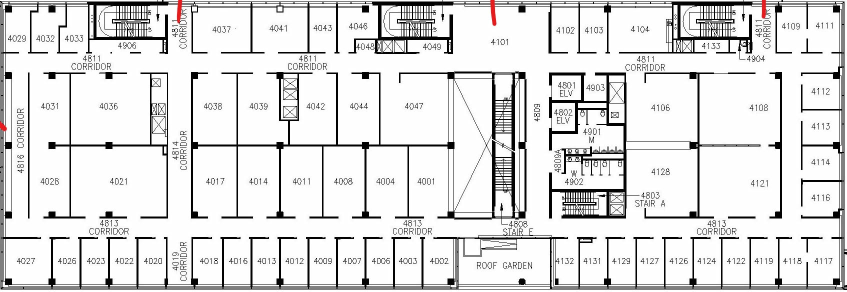
#> input picture data/e5_4f_cutout.jpg, 1693 x 584 px (shown at 1/2 size)
$ python Tests.py   (older library calls are emulated)
#> lines starting #> are read from the running program, lines starting #| are printed output that depends on the picture; after the words box and inside, x2 and y2 are one past the last pixel; in counts of white or black regions, pixels touching at a corner belong together
### PictureProcessing/opencv_wrapper.py
import cv2
import numpy as np

def ImgToNumpy(path):
#> called with path = 'data/e5_4f_cutout.jpg'
        img = cv2.imread(path)
#> img is the input picture: shape (584, 1693, 3); mean B, G, R 222.4, 222.4, 222.7
        return img


def ProcessImage(img):
        '''
        NOTE: Images must be only the map edges - no numbers or words
        '''
        ## Convert to array, detect edges
        blurred = cv2.GaussianBlur(img, (3,3), 0)
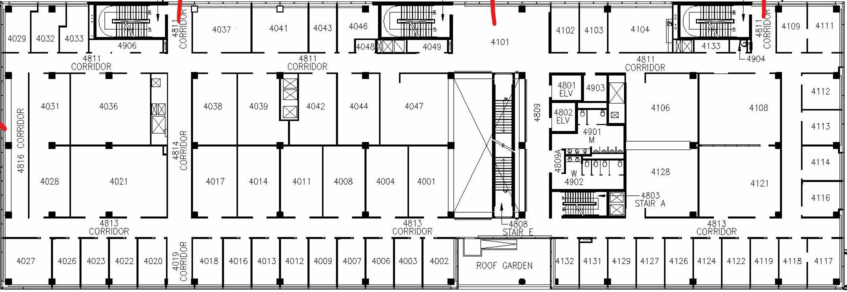
#> blurred: shape (584, 1693, 3) (shown at 1/2 size); mean B, G, R 222.4, 222.4, 222.7
        gray = cv2.cvtColor(blurred, cv2.COLOR_BGR2GRAY)
        edged1 = cv2.Canny(blurred, 50, 200, 255) ## Resultant array has 255 for edges and 0 for no edges
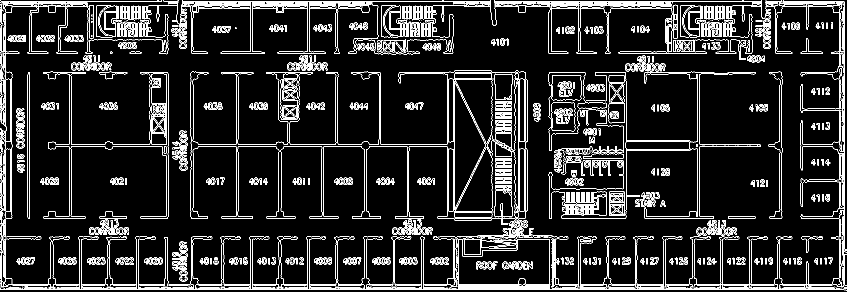
#> edged1: shape (584, 1693) (shown at 1/2 size); 9.9% white in thin lines or dots
        kernel = np.ones((3,3),np.uint8)
        return cv2.dilate(edged1, kernel, iterations=3)
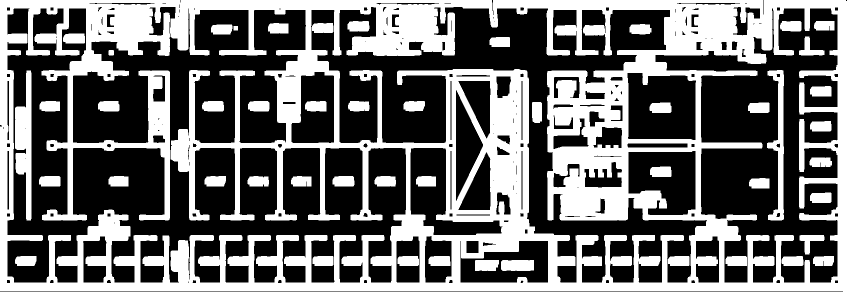
#> returned value: shape (584, 1693) (shown at 1/2 size); 41.9% white; 50 white regions, largest, box (x1, y1, x2, y2) and area: (0, 0, 1693, 584) 366253, (30, 141, 63, 441) 6028, (1534, 140, 1568, 441) 4216

def DrawContours(img, cnt, index):
    cv2.drawContours(img, [cnt], index, (150,0,0), 3)

# [10 lines left out: functions DisplayImage, FindContours, not called in this run]


def GetRelevantContours(edges):
        '''
        Functionality:
        Returns the coordinates of the rectangle contours on the map.
        The order of the returned list:
        outer most contour, inner contour 1, inner contour 2...

        TODO:
        [1] This function currently requires manual handling - we need to set the contours ourselves.
        '''

        # ## pic_nolabel.jpg
        # rec_coords = [
        #         [(20, 20),(20, 663),(1393, 663), (1393, 20)],
        #         [(97, 70), (97, 623), (1323, 623), (1323, 70)]
        # ]

        # ## e5_4f_nolabel.jpg
        rec_coords = [
                [(16, 16), (16, 567), (1676, 567), (1676, 16)],
                [(17, 17), (17, 115), (342, 115), (342, 17)],
                [(378, 17), (378, 115), (912, 115), (912, 17)],
                [(1092, 17), (1092, 115), (1511, 115), (1511, 17)],
                [(1546, 17), (1546, 115), (1676, 115), (1675, 17)],
                [(17, 141), (17, 447), (30, 447), (30, 141)],
                [(51, 141), (51, 447), (342, 447), (342, 141)],
                [(378, 141), (378, 447), (1059, 447), (1059, 141)],
                [(1092, 141), (1092, 447), (1570, 447), (1570, 141)],
                [(1597, 141), (1597, 447), (1675, 447), (1675, 141)],
                [(17, 468), (17, 566), (342, 566), (342, 468)],
                [(378, 468), (378, 566), (1675, 566), (1675, 468)]
        ]


        return rec_coords

def GetHoleCenterpoints(cnt):
        M = cv2.moments(cnt)
        cX = int(M["m10"] / M["m00"])
        cY = int(M["m01"] / M["m00"])
        return cX, cY

# [10 lines left out: functions DrawLines, DrawCircles, not called in this run]

def OverlayImage(img, initial_img, a=0.6, b=2, c=0.):
        return cv2.addWeighted(initial_img, a, img, b, c)


## Testing functions ##
# [41 lines left out: functions FigureOutContours, TestContours, not called in this run]

## for debugging only
# TestContours("../data/simple.jpg")
# FigureOutContours("../data/e5_4f_nolabel.jpg")

### PictureProcessing/pp_module.py
# import matplotlib.pyplot as plt ## for debugging CreateNavMesh
import numpy as np
import triangle as tr
from PictureProcessing import opencv_wrapper as cv_wpr
from PictureProcessing import polygon as nvs_p ## navspex polygon
# import matplot_wrapper as plt_wpr
import math as m

'''
Notes:
[1] https://rufat.be/triangle/API.html
'''

'''
TODO:
[1] the list we get from contours has points very close together, it makes the triangles very small
        and ugly --> increases the number of triangles for no reason. Need to figure out how to optimize
        the contour points to avoid this.
[2] According to: https://www.gamedev.net/articles/programming/artificial-intelligence/generating-2d-navmeshes-r3393/
        we want to have the triangles roughly equal length. triangulate with options 'pq' seems to acheive this.
        Need to test it on different maps.
        Update: 'pD' gives better triangles
'''

def ReadImage(pathToImg):
        img = cv_wpr.ImgToNumpy(pathToImg)
#> call 2 of ImgToNumpy, with path = 'data/e5_4f_nolabel.jpg'
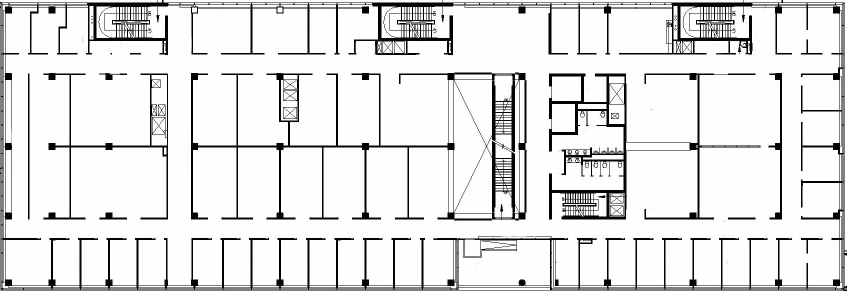
#> input picture data/e5_4f_nolabel.jpg, 1693 x 584 px (shown at 1/2 size)
#> in ImgToNumpy, img is the input picture: shape (584, 1693, 3); min 0, max 255, mean 226.2
        edged = cv_wpr.ProcessImage(img)
#> in ProcessImage (call 2), `blurred = cv2.GaussianBlur(img, (3,3), 0)`:
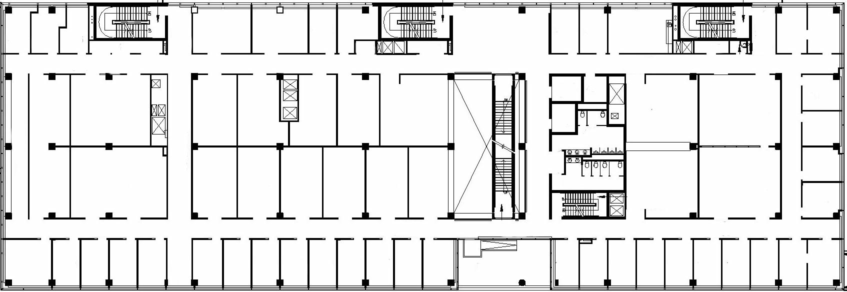
#> blurred: shape (584, 1693, 3) (shown at 1/2 size); min 0, max 255, mean 226.2
#> in ProcessImage (call 2), `edged1 = cv2.Canny(blurred, 50, 200, 255)`:
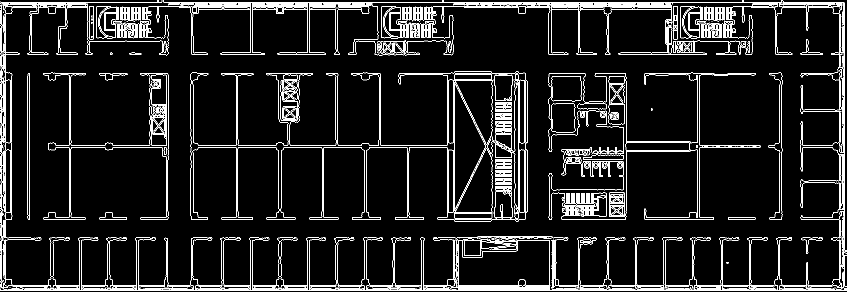
#> edged1: shape (584, 1693) (shown at 1/2 size); 7.4% white in thin lines or dots
#> in ProcessImage (call 2), `return cv2.dilate(edged1, kernel, iterations=3)`:
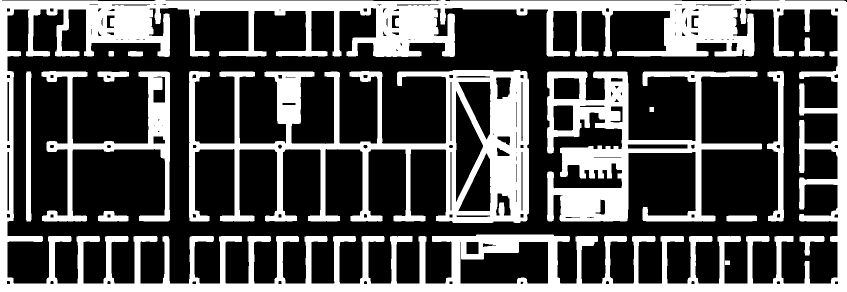
#> returned value: shape (584, 1693) (shown at 1/2 size); 32.6% white; 15 white regions, largest, box (x1, y1, x2, y2) and area: (0, 0, 1693, 584) 185689, (378, 140, 1058, 446) 66771, (1094, 142, 1524, 443) 42342
        return img, edged

def CreateNavMesh(edged):
        cnts = cv_wpr.GetRelevantContours(edged)
#> cnts = 12 items

        v = []
        vm = []
        s = []
        sm = []
        ctr = 1

        if len(cnts) > 1: ## atleast one inner contour
                blk = cnts[1:]
#> blk = 11 items

        start_index = 0
        for cnt in cnts:
                ## add to vertex, vertex marker = ctr
                # print(cnt)
                for i in range(len(cnt)):
                        v.append((int(cnt[i][0]), int(cnt[i][1])))
                        vm.append([ctr])
                j = start_index
                while j in range(start_index + len(cnt) - 1):
                        s.append([j, j+1])
                        sm.append([ctr])
                        j = j+1

                s.append([j, j-(len(cnt)-1)])
                sm.append([ctr])
                ctr = ctr+1
                start_index += len(cnt)
#> this loop made 12 passes
#> (cnt, start_index) on passes 1 to 11: ([(16, 16), (16, 567), (1676, 567), (1676, 16)], 4), ([(17, 17), (17, 115), (342, 115), (342, 17)], 8), ([(378, 17), (378, 115), (912, 115), (912, 17)], 12), ([(1092, 17), (1092, 115), (1511, 115), (1511, 17)], 16), ([(1546, 17), (1546, 115), (1676, 115), (1675, 17)], 20), ([(17, 141), (17, 447), (30, 447), (30, 141)], 24), ([(51, 141), (51, 447), (342, 447), (342, 141)], 28), ([(378, 141), (378, 447), (1059, 447), (1059, 141)], 32), ([(1092, 141), (1092, 447), (1570, 447), (1570, 141)], 36), ([(1597, 141), (1597, 447), (1675, 447), (1675, 141)], 40), ([(17, 468), (17, 566), (342, 566), (342, 468)], 44)
#> after the loop, ctr = 13; s = 48 pairs, first value 0 to 47, second value 0 to 47; sm = 48 items, first 6: [1], [1], [1], [1], [2], [2]; start_index = 48; v = 48 pairs, first value 16 to 1676, second value 16 to 567; vm = 48 items, first 6: [1], [1], [1], [1], [2], [2]

        holes = []
        for cnt in blk:
                [x, y] = cv_wpr.GetHoleCenterpoints(np.array(cnt))
                holes.append([x, y])
#> this loop made 11 passes
#> (cnt, cX in GetHoleCenterpoints, cY in GetHoleCenterpoints, x, y) on passes 1 to 9: ([(17, 17), (17, 115), (342, 115), (342, 17)], 179, 66, 179, 66), ([(378, 17), (378, 115), (912, 115), (912, 17)], 645, 66, 645, 66), ([(1092, 17), (1092, 115), (1511, 115), (1511, 17)], 1301, 66, 1301, 66), ([(1546, 17), (1546, 115), (1676, 115), (1675, 17)], 1610, 66, 1610, 66), ([(17, 141), (17, 447), (30, 447), (30, 141)], 23, 294, 23, 294), ([(51, 141), (51, 447), (342, 447), (342, 141)], 196, 294, 196, 294), ([(378, 141), (378, 447), (1059, 447), (1059, 141)], 718, 294, 718, 294), ([(1092, 141), (1092, 447), (1570, 447), (1570, 141)], 1331, 294, 1331, 294), ([(1597, 141), (1597, 447), (1675, 447), (1675, 141)], 1636, 294, 1636, 294)
#> after the loop, holes = [[179, 66], [645, 66], [1301, 66], [1610, 66], [23, 294], [196, 294], [718, 294], [1331, 294], [1636, 294], [179, 517], [1026, 517]]

        A = {'segment_markers': np.array(sm), 'segments': np.array(s), 'vertex_markers': np.array(vm),
                'vertices':np.array(v), 'holes': np.array(holes)}
        B = tr.triangulate(A, 'p')

        # ## Only for Debugging
        # tr.plot(plt.axes(), **B)
        # plt.show()

        v = np.array(v)
        tList = B['triangles'].tolist()
        tCoords = [] ## coordinates of the triangles: [[[0,0], [0,1], [1,0]], [...]]
        for t in tList:
                tCoords.append([v[t[0]], v[t[1]], v[t[2]]])

        return tCoords

# [58 lines left out: functions AddNeighbors, GetTriangles, not called in this run]

## for debugging only
# if __name__ == "__main__":
#         img, edged = ReadImage("../data/e5_4f_nolabel.jpg")
#         tVertInd = CreateNavMesh(edged)
#         tIds = GetTriangles(tVertInd)
#         # print(hard_edges)
#         # plt_wpr.DrawNeighbors(tIds, 5)
#         # plt_wpr.ShowPlot()

### Tests.py
from PictureProcessing import pp_module as pp
from PictureProcessing import opencv_wrapper as wo_cv2
# from PictureProcessing import matplot_wrapper as wo_plt
from PathFinding import pf_module as pf
import numpy as np
import matplotlib.pyplot as plt


'''
HARDCODE:
'''
alphaToInd = {
    "A": 0,
    "B": 1,
    "C": 2,
    "D": 3,
    "E": 4,
    "F": 5
}

mapScale = 19.5833 # 5.25 pixel to 1m

strideMen = 0.7622 ## meters per male stride
strideWomen = 0.671 ## meters per female stride

rooms = {
    "4029" : [(46, 116)],
    "4032": [(104, 116)],
    "4033": [(164, 116)],
    "4906": [(301, 116)],
    "StaircaseUP": [(1110, 448),(343, 20),  (913, 20), (1512, 20), (1005, 448)],
    "StaircaseDN": [(1110, 448),(343, 20),  (913, 20), (1512, 20), (1005, 140)],
    "E7Entrance": [(356,18), (987, 18),  (1525, 18)],
    "4037": [(426, 116)],
    "4041": [(542, 116)],
    "4043": [(661, 116)],
    "4046": [(688, 116)],
    "4048": [(729, 116)],
    "4049": [(862, 116)],
    "4102": [(1143, 116)],
    "4103": [(1201, 116)],
    "4104": [(1227, 116)],
    "4133": [(1422, 116)],
    "4904": [(1480, 116)],
    "4109": [(1592, 116)],
    "4111": [(1653, 116)],

    "4031": [(72, 140)],
    "4036": [(186, 140), (266, 140)],
    "4028": [(72, 448)],
    "4021": [(186, 448), (266, 448)],

    "4038": [(429, 140)],
    "4039": [(518, 140)],
    "4042": [(637, 140)],
    "4044": [(688, 140)],
    "4047": [(779, 140)],
    "4017": [(429, 448)],
    "4014": [(518, 448)],
    "4011": [(604, 448)],
    "4008": [(688, 448)],
    "4004": [(775, 448)],
    "4001": [(862, 448)],

    "Elevator": [(1091, 183), (1091, 247)],
    "BathroomM": [(1091, 324)], # turn left
    "BathroomF": [(1091, 324)], # turn right
    "WaterFountain": [(1091, 324)], # straight infront
    "4903": [(1180, 140)],
    "4106": [(1269, 140)],
    "4108": [(1523, 140)],
    "4128": [(1270, 448)],
    "4121": [(1440, 448), (1523, 448)],

    "4112": [(1596, 166)],
    "4113": [(1596, 237)],
    "4114": [(1596, 351)],
    "4116": [(1596, 424)],

    "4027": [(90, 467)],
    "4026": [(147, 467)],
    "4023": [(203, 467)],
    "4022": [(262, 467)],
    "4020": [(320, 467)],

    "4018": [(432, 467)],
    "4016": [(489, 467)],
    "4013": [(545, 467)],
    "4012": [(602, 467)],
    "4009": [(660, 467)],
    "4007": [(718, 467)],
    "4006": [(773, 467)],
    "4003": [(832, 467)],
    "4002": [(857, 467)],
    "RoofGarden": [(943, 467)],
    "4132": [(1145, 467)],
    "4131": [(1200, 467)],
    "4129": [(1257, 467)],
    "4127": [(1316, 467)],
    "4126": [(1372, 467)],
    "4124": [(1430, 467)],

    "4122": [(1486, 467)],
    "4119": [(1542, 467)],
    "4118": [(1593, 467)],
    "4117": [(1654, 467)],
}

def DebugPathFinding():
    img_label, _ = pp.ReadImage("data/e5_4f_cutout.jpg")
    img, edged = pp.ReadImage("data/e5_4f_nolabel.jpg")
    tVertInd = pp.CreateNavMesh(edged)
    tIds = pp.GetTriangles(tVertInd)

    '''
    Hardcoding the rooms for pic.JPG for demo purposes
    '''
    # rooms = {
    #     "4038" : (185, 69),
    #     "4039": (349, 69),
    #     "4042": (564, 69),
    #     "4044": (656, 69),
    #     "4047": (819, 69),
    #     "4017": (185, 624),
    #     "4014": (347, 624),
    #     "4011": (502, 624),
    #     "4008": (646, 624),
    #     "4004": (809, 624),
    #     "4001": (969, 624),
    #     "Staircase": (1231, 624)
    # }

    ## pic_nolabel.jpg
    ## (185,77), (1231,620)
    ## simple.jpg
    ## (18,16), (69,82)
    ## e5_4f_nolabel.jpg
    ## (36, 116), (1581, 458)

    ## Get user input
    s = input("Enter starting room: ")
    s = s.split(" ")
    e = input("Enter destination room: ")

    # start = (36, 116)
    # end = (1581, 458)
    if len(s) > 1:
        start = rooms[s[0]][alphaToInd[s[1]]]
    else:
        start = rooms[s[0]][0]

    ## TODO: add code to allow specific selection of destiantion staircases
    end = rooms[e]

    mindist = 10000
    for i in range(len(end)):
        # print("start: ", start)
        # print("dest: ", end[i])
        coords1, path1, dist = pf.FindPath(tIds, start, end[i])
        if dist < mindist:
            endcoords = end[i]
            coords = coords1
            path = path1
            mindist = dist
        # print("dist: ", dist)

    # print(coords)

    print(coords1)
    pf.GetInstructions(coords1, mapScale*strideMen)

    imgLines = wo_cv2.DrawLines(coords, img_label.copy(), 3)
    imgFinal = wo_cv2.DrawCircles((start, endcoords), imgLines, 3)
    wo_cv2.DisplayImage('Final image', imgFinal)
    # wo_plt.DrawTriangles(tIds, path, 'hide')
    # wo_plt.ScatterPoints(coords, 'purple')
    # wo_plt.ShowPlot()

DebugPathFinding()
#> (the call stopped at in CreateNavMesh, `B = tr.triangulate(A, 'p')`: triangle is not available in this run)
